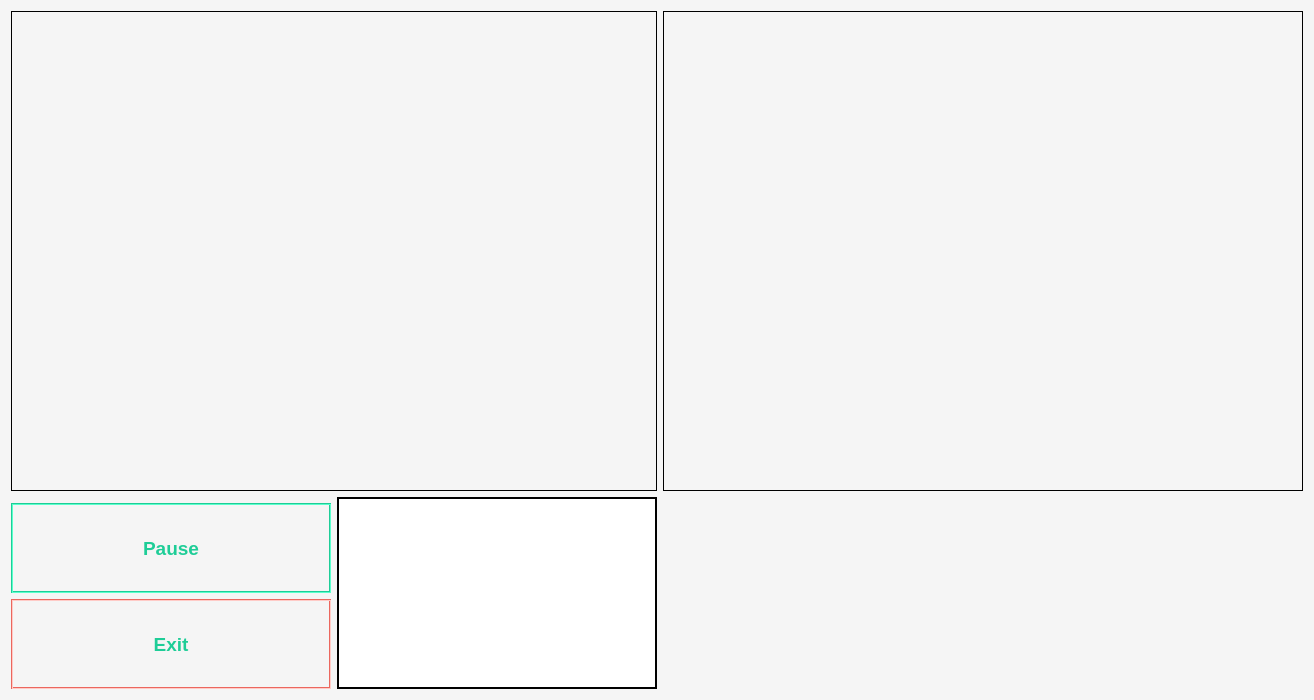
<?xml version="1.0" encoding="UTF-8"?>
<ui version="4.0">
 <class>MainWindow</class>
 <widget class="QMainWindow" name="MainWindow">
  <property name="geometry">
   <rect>
    <x>0</x>
    <y>0</y>
    <width>1304</width>
    <height>696</height>
   </rect>
  </property>
  <property name="windowTitle">
   <string>MainWindow</string>
  </property>
  <property name="styleSheet">
   <string notr="true">QMainWindow
{
    background-color : #F5F5F5;

}

QPushButton 
{
    background: transparent;
	border:2px groove #1ECD97 ;
	color:#1ECD97;
	
	font-size:19px;
	font-weight:bold;
	padding:15px 17px;
	text-decoration:none;
font-family: 'Montserrat', sans-serif;
}

QPushButton:hover 
{
	background-color:#1ECD97 ;
    color: white;
}

QPushButton:active 
{
	position:relative;
	top:1px;
}
QPushButton#pushButton_2
{
    background: transparent;
	border:2px groove #eb675e ;
	color:#1ECD97;
	
	font-size:19px;
	font-weight:bold;
	padding:15px 17px;
	text-decoration:none;
font-family: 'Montserrat', sans-serif;
}
QPushButton#pushButton_2:hover 
{
	background-color:#eb675e ;
    color: white;
}

QPlainTextEdit
{
border:2px groove;
}

QLabel
{
border:1px solid;
}
</string>
  </property>
  <widget class="QWidget" name="centralWidget">
   <layout class="QGridLayout" name="gridLayout">
    <item row="0" column="0" colspan="2">
     <widget class="QLabel" name="labelOriginal">
      <property name="minimumSize">
       <size>
        <width>640</width>
        <height>480</height>
       </size>
      </property>
      <property name="autoFillBackground">
       <bool>false</bool>
      </property>
      <property name="text">
       <string/>
      </property>
     </widget>
    </item>
    <item row="0" column="2">
     <widget class="QLabel" name="labelProcessed">
      <property name="minimumSize">
       <size>
        <width>640</width>
        <height>480</height>
       </size>
      </property>
      <property name="autoFillBackground">
       <bool>false</bool>
      </property>
      <property name="text">
       <string/>
      </property>
     </widget>
    </item>
    <item row="3" column="0">
     <widget class="QPushButton" name="pushButton_2">
      <property name="minimumSize">
       <size>
        <width>320</width>
        <height>90</height>
       </size>
      </property>
      <property name="text">
       <string>Exit</string>
      </property>
     </widget>
    </item>
    <item row="2" column="0">
     <widget class="QPushButton" name="pushButton">
      <property name="minimumSize">
       <size>
        <width>320</width>
        <height>90</height>
       </size>
      </property>
      <property name="text">
       <string>Pause</string>
      </property>
     </widget>
    </item>
    <item row="1" column="1" rowspan="3">
     <widget class="QPlainTextEdit" name="plainTextEdit">
      <property name="minimumSize">
       <size>
        <width>320</width>
        <height>180</height>
       </size>
      </property>
      <property name="readOnly">
       <bool>true</bool>
      </property>
     </widget>
    </item>
   </layout>
  </widget>
  <action name="actionExit">
   <property name="text">
    <string>Exit</string>
   </property>
  </action>
 </widget>
 <layoutdefault spacing="6" margin="11"/>
 <resources/>
 <connections/>
</ui>
